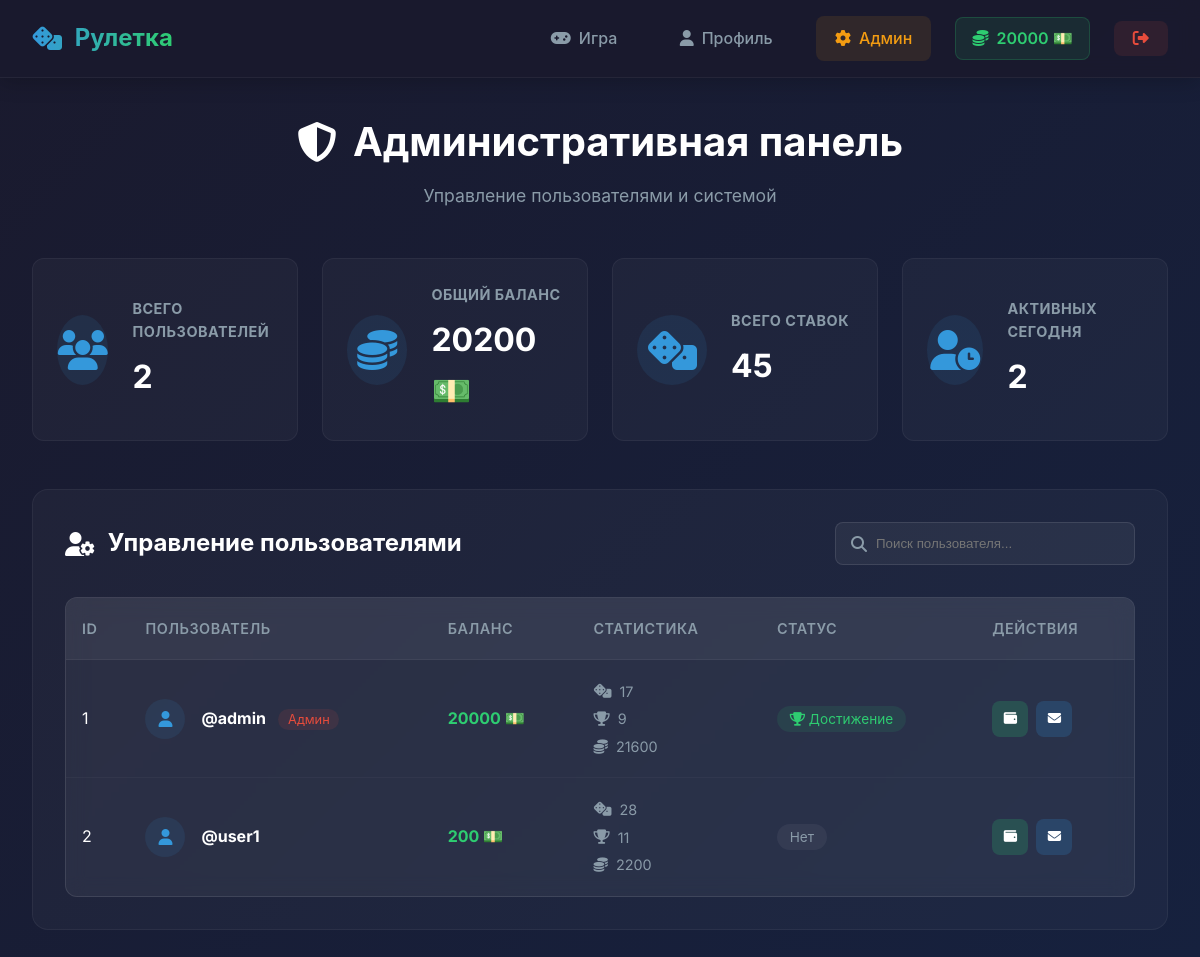
The page /admin (signed in) on the database its author committed.
### database.py (models this page shows, shortened)
class User(UserMixin, db.Model):
    __tablename__ = 'users'
    id = db.Column(db.Integer, primary_key=True)
    username = db.Column(db.String(80), unique=True, nullable=False)
    password_hash = db.Column(db.String(200), nullable=False)
    balance = db.Column(db.Integer, default=1000)
    achievement_unlocked = db.Column(db.Boolean, default=False)
    total_bets = db.Column(db.Integer, default=0)
    total_wins = db.Column(db.Integer, default=0)
    total_win_amount = db.Column(db.Integer, default=0)
    created_at = db.Column(db.DateTime, default=datetime.utcnow)
    is_admin = db.Column(db.Boolean, default=False)
    bets = db.relationship('Bet', backref='user', lazy=True, cascade="all, delete-orphan")

### app.py (the view)
@app.route('/admin')
@login_required
def admin_panel():
    if not current_user.is_admin:
        flash('У вас нет прав администратора!', 'danger')
        return redirect(url_for('game'))
    users = User.query.all()
    stats = {
        'total_users': len(users),
        'total_balance': sum(user.balance or 0 for user in users),
        'total_bets': sum(user.total_bets or 0 for user in users),
        'active_today': len([u for u in users if
                             u.bets and any(bet.created_at.date() == datetime.utcnow().date() for bet in u.bets[:5])])
    }
    return render_template('admin.html', users=users, stats=stats)

### app.py (called while the page is built)
@login_manager.user_loader
def load_user(user_id):
    return User.query.get(int(user_id))

### templates/admin.html (shortened to what this page needs)
{% extends "base.html" %}
{% block content %}
<div class="admin-container">
    <div class="admin-header">
        <h1><i class="fas fa-shield-alt"></i> Административная панель</h1>
        <p>Управление пользователями и системой</p>
    </div>
    <div class="admin-stats">
        <div class="stat-card">
            <div class="stat-icon">
                <i class="fas fa-users"></i>
            </div>
            <div class="stat-content">
                <h3>Всего пользователей</h3>
                <p class="stat-number">{{ stats.total_users }}</p>
            </div>
        </div>
        <div class="stat-card">
            <div class="stat-icon">
                <i class="fas fa-coins"></i>
            </div>
            <div class="stat-content">
                <h3>Общий баланс</h3>
                <p class="stat-number">{{ stats.total_balance }} 💵</p>
            </div>
        </div>
        <div class="stat-card">
            <div class="stat-icon">
                <i class="fas fa-dice"></i>
            </div>
            <div class="stat-content">
                <h3>Всего ставок</h3>
                <p class="stat-number">{{ stats.total_bets }}</p>
            </div>
        </div>
        <div class="stat-card">
            <div class="stat-icon">
                <i class="fas fa-user-clock"></i>
            </div>
            <div class="stat-content">
                <h3>Активных сегодня</h3>
                <p class="stat-number">{{ stats.active_today }}</p>
            </div>
        </div>
    </div>
    <div class="admin-section">
        <div class="section-header">
            <h2><i class="fas fa-user-cog"></i> Управление пользователями</h2>
            <div class="search-box">
                <input type="text" id="userSearch" placeholder="Поиск пользователя...">
                <i class="fas fa-search"></i>
            </div>
        </div>
        <div class="table-container">
            <table class="table">
                <thead>
                    <tr>
                        <th>ID</th>
                        <th>Пользователь</th>
                        <th>Баланс</th>
                        <th>Статистика</th>
                        <th>Статус</th>
                        <th>Действия</th>
                    </tr>
                </thead>
                <tbody id="usersTable">
                    {% for user in users %}
                    <tr class="user-row" data-userid="{{ user.id }}" data-username="{{ user.username }}">
                        <td>{{ user.id }}</td>
                        <td>
                            <div class="user-info">
                                <div class="user-avatar">
                                    <i class="fas fa-user"></i>
                                </div>
                                <div>
                                    <strong>@{{ user.username }}</strong>
                                    {% if user.is_admin %}
                                    <span class="admin-badge">Админ</span>
                                    {% endif %}
                                </div>
                            </div>
                        </td>
                        <td>
                            <span class="balance">{{ user.balance or 0 }} 💵</span>
                        </td>
                        <td>
                            <div class="user-stats">
                                <span><i class="fas fa-dice"></i> {{ user.total_bets or 0 }}</span>
                                <span><i class="fas fa-trophy"></i> {{ user.total_wins or 0 }}</span>
                                <span><i class="fas fa-coins"></i> {{ user.total_win_amount or 0 }}</span>
                            </div>
                        </td>
                        <td>
                            {% if user.achievement_unlocked %}
                            <span class="status-badge success">
                                <i class="fas fa-trophy"></i> Достижение
                            </span>
                            {% else %}
                            <span class="status-badge">Нет</span>
                            {% endif %}
                        </td>
                        <td>
                            <div class="action-buttons">
                                <button class="btn-action btn-balance" onclick="showBalanceModal({{ user.id }}, '{{ user.username }}', {{ user.balance or 0 }})">
                                    <i class="fas fa-wallet"></i>
                                </button>
                                <button class="btn-action btn-message" onclick="showMessageModal({{ user.id }}, '{{ user.username }}')">
                                    <i class="fas fa-envelope"></i>
                                </button>
                            </div>
                        </td>
                    </tr>
                    {% endfor %}
                </tbody>
            </table>
        </div>
    </div>
</div>
{% endblock %}

### templates/base.html (shortened to what this page needs)
<!DOCTYPE html>
<html lang="ru">
<head>
    <link rel="stylesheet" href="{{ url_for('static', filename='css/style.css') }}">
    <link rel="stylesheet" href="https://cdnjs.cloudflare.com/ajax/libs/font-awesome/6.4.0/css/all.min.css">
</head>
<body>
    <nav class="navbar">
        <div class="nav-container">
            <a href="{{ url_for('index') }}" class="logo">
                <i class="fas fa-dice"></i> Рулетка
            </a>
            <div class="nav-links">
                {% if current_user.is_authenticated %}
                    <a href="{{ url_for('game') }}" class="nav-link">
                        <i class="fas fa-gamepad"></i> Игра
                    </a>
                    <a href="{{ url_for('profile') }}" class="nav-link">
                        <i class="fas fa-user"></i> Профиль
                    </a>
                    {% if current_user.is_admin %}
                        <a href="{{ url_for('admin_panel') }}" class="nav-link admin-link">
                            <i class="fas fa-cog"></i> Админ
                        </a>
                    {% endif %}
                    <div class="user-balance">
                        <i class="fas fa-coins"></i> {{ current_user.balance or 0 }} 💵
                    </div>
                    <a href="{{ url_for('logout') }}" class="nav-link logout-btn">
                        <i class="fas fa-sign-out-alt"></i>
                    </a>
                {% endif %}
            </div>
        </div>
    </nav>
    <div class="container">
        {% block content %}{% endblock %}
    </div>
</body>
</html>

### static/css/style.css (style rules this page uses)
:root { --primary-color: #2c3e50; --secondary-color: #3498db; --accent-color: #e74c3c; --success-color: #2ecc71; --warning-color: #f39c12; --dark-color: #1a1a2e; --light-color: #ecf0f1; --red-color: #e74c3c; --black-color: #2c3e50; --green-color: #27ae60; --glass-bg: rgba(255, 255, 255, 0.05); --glass-border: rgba(255, 255, 255, 0.1); --text-primary: #ffffff; --text-secondary: #8a9ba8; }
* { margin: 0; padding: 0; box-sizing: border-box; }
body { font-family: 'Inter', -apple-system, BlinkMacSystemFont, 'Segoe UI', Roboto, sans-serif; background: linear-gradient(135deg, #1a1a2e 0%, #16213e 100%); color: var(--text-primary); min-height: 100vh; line-height: 1.6; }
.navbar { background: rgba(26, 26, 46, 0.95); backdrop-filter: blur(10px); padding: 1rem 0; position: sticky; top: 0; z-index: 1000; box-shadow: 0 4px 20px rgba(0, 0, 0, 0.2); border-bottom: 1px solid rgba(255, 255, 255, 0.05); }
.nav-container { max-width: 1400px; margin: 0 auto; padding: 0 2rem; display: flex; justify-content: space-between; align-items: center; }
.logo { font-size: 1.5rem; font-weight: 700; color: var(--text-primary); text-decoration: none; display: flex; align-items: center; gap: 0.8rem; background: linear-gradient(90deg, #3498db, #2ecc71); -webkit-background-clip: text; -webkit-text-fill-color: transparent; background-clip: text; }
.nav-links { display: flex; align-items: center; gap: 1.5rem; }
.nav-link { color: var(--text-secondary); text-decoration: none; padding: 0.6rem 1.2rem; border-radius: 8px; font-weight: 500; transition: all 0.3s ease; display: flex; align-items: center; gap: 0.5rem; }
.logout-btn { background: rgba(231, 76, 60, 0.1); color: #e74c3c !important; }
.user-balance { background: rgba(46, 204, 113, 0.1); border: 1px solid rgba(46, 204, 113, 0.2); padding: 0.5rem 1rem; border-radius: 8px; color: #2ecc71; font-weight: 600; display: flex; align-items: center; gap: 0.5rem; }
.admin-link { background: rgba(243, 156, 18, 0.1); color: #f39c12 !important; }
.container { max-width: 1400px; margin: 2rem auto; padding: 0 2rem; }
.table-container { background: var(--glass-bg); border: 1px solid var(--glass-border); border-radius: 12px; overflow: hidden; backdrop-filter: blur(10px); }
.table { width: 100%; border-collapse: collapse; }
.table th { background: rgba(255, 255, 255, 0.05); padding: 1.2rem 1rem; text-align: left; color: var(--text-secondary); font-weight: 600; font-size: 0.9rem; text-transform: uppercase; letter-spacing: 0.5px; border-bottom: 1px solid rgba(255, 255, 255, 0.05); }
.table td { padding: 1.2rem 1rem; border-bottom: 1px solid rgba(255, 255, 255, 0.03); color: var(--text-primary); }
.table tbody tr:last-child td { border-bottom: none; }

### rows shown on the page
User: balance "20000", id "1", username "admin", is_admin "Админ", total_bets "17", total_wins "9", total_win_amount "21600", achievement_unlocked True (drawn)
User: id "2", username "user1", balance "200", total_bets "28", total_wins "11", total_win_amount "2200", achievement_unlocked "Нет"

### other values the page prints
{{ stats.total_users }} "2"
{{ stats.total_balance }} "20200"
{{ stats.total_bets }} "45"
{{ stats.active_today }} "2"
